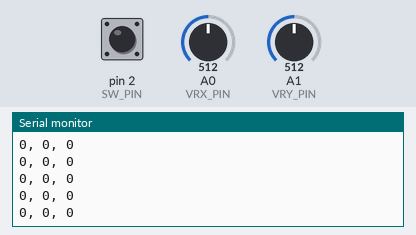
Recording of a sketch running on a simulated Arduino Uno, built with avr-gcc and run on an emulated ATmega328P. Parts: the last lines printed to the serial monitor. Inputs (shaded band) come from the test bench; at power-on: A0 (VRX_PIN) = 512, pin 2 (SW_PIN) HIGH, A1 (VRY_PIN) = 512.

Above: at 1.2 s.
1.3 s: A0 (VRX_PIN) set to 716
At 2.2 s:
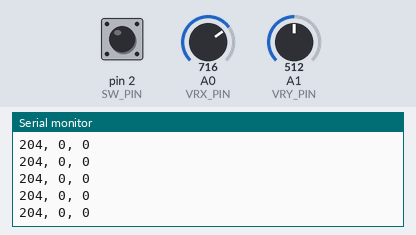
4.3 s: pin 2 (SW_PIN) pulled LOW for 0.15 s
7.4 s: A1 (VRY_PIN) set to 716
At 8.0 s:
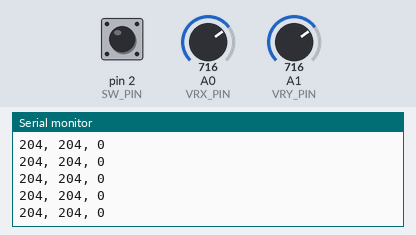
8.9 s: pin 2 (SW_PIN) pulled LOW for 1 s
At 9.9 s:
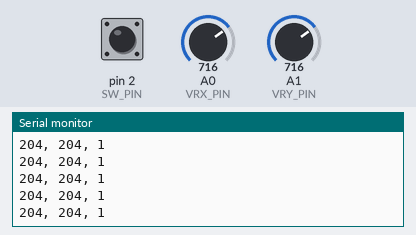
11.4 s: A0 (VRX_PIN) set to 511
At 12.4 s:
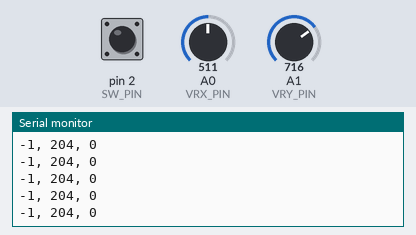
14.4 s: A1 (VRY_PIN) set to 900
At 15.5 s:
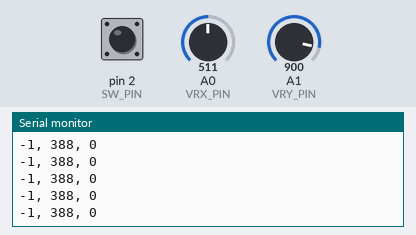
Timing chart, 0 to 16.9 s (numbered marks = the images above; inputs shaded):
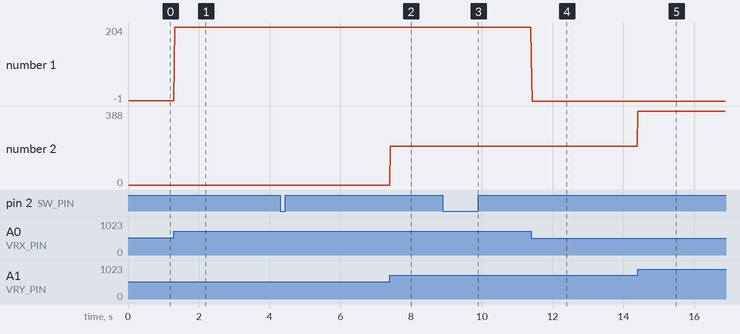

The sketch:

joystickkcode.ino
```cpp
#define VRX_PIN A0
#define VRY_PIN A1
#define SW_PIN 2

int joyX = 0, joyY = 0, sw = 0;
bool prevSwState = HIGH; // Variable to store previous state of switch pin

const int numReadings = 10;
int xReadings[numReadings];
int yReadings[numReadings];
int readIndex = 0;
float xTotal = 0, yTotal = 0;
float xAverage = 0, yAverage = 0;
float xStart, yStart;
bool start = false;
unsigned long lastTime = 0;
const int interval = 16;

void setup() {
  Serial.begin(9600);
  pinMode(SW_PIN, INPUT_PULLUP);

  for (int i = 0; i < numReadings; i++) {
    xReadings[i] = 0;
    yReadings[i] = 0;
  }
}

void loop() {
  int x = analogRead(VRX_PIN);
  int y = analogRead(VRY_PIN);
  int sw = digitalRead(SW_PIN);

  // Detect button click and send signal only on rising edge
  if (sw == LOW && prevSwState == HIGH) {
    Serial.println("BUTTON_CLICK");
  }

  prevSwState = sw;

  xTotal = xTotal - xReadings[readIndex];
  yTotal = yTotal - yReadings[readIndex];

  xReadings[readIndex] = x;
  yReadings[readIndex] = y;

  xTotal = xTotal + x;
  yTotal = yTotal + y;

  readIndex = readIndex + 1;

  xAverage = xTotal / numReadings;
  yAverage = yTotal / numReadings;

  if (readIndex >= numReadings) {
    readIndex = 0;
    if (!start) {
      xStart = xAverage;
      yStart = yAverage;
      start = true;
    }
  }

  if (start) {
    unsigned long now = millis();
    if (now - lastTime > interval) {
      Serial.print((int)(xAverage - xStart));
      Serial.print(", ");
      Serial.print((int)(yAverage - yStart));
      Serial.print(", ");
      Serial.println(!sw);

      lastTime = now;
    }
  }
}
```

Measured:
- after the input at 1.3 s, the serial monitor: prints a new line at once (image 1)
- after the input at 7.4 s, the serial monitor: prints a new line at once (image 2)
- after the input at 8.9 s, the serial monitor: prints a new line at once (image 3)
- after the input at 11.4 s, the serial monitor: prints a new line at once (image 4)
- after the input at 14.4 s, the serial monitor: prints a new line at once (image 5)
- plotted number 1: 0 → 204 after the input at 1.3 s, 204 → -1 after the input at 11.4 s
- plotted number 2: 204 → 388 after the input at 14.4 s
